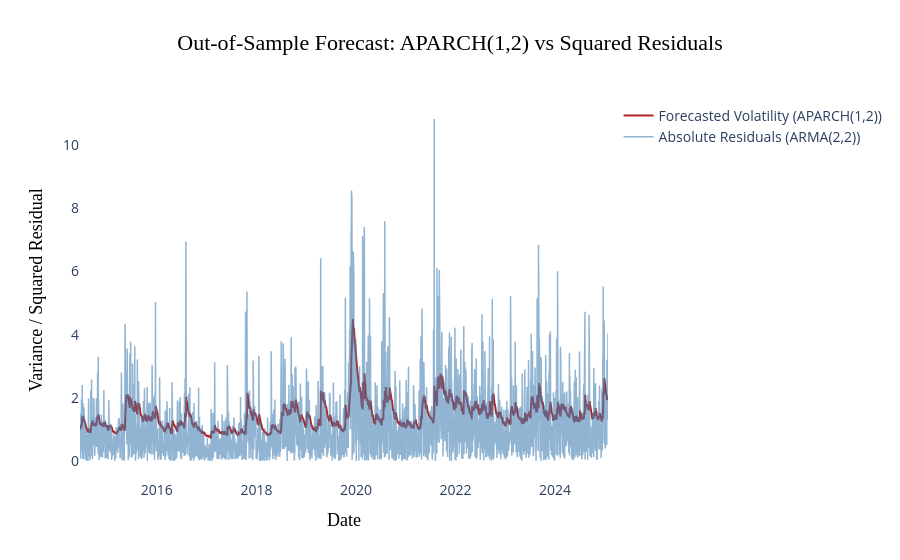

Here is the notebook cell this chart was saved with:
### Code cell
import plotly.graph_objects as go

# Time index for test set
test_dates = df['ds'].iloc[split_idx:]

# Create interactive plot
fig = go.Figure()

#plot the vol forecasts from the model trained on train set only (80%)
fig.add_trace(go.Scatter(
    x=test_dates,
    y=oos_vol_forecast_aparch, 
    mode='lines',
    name='Forecasted Volatility (APARCH(1,2))',
    line=dict(color='firebrick', width=2)
))

#plot the holdout residuals from the arma trained on 100% data
fig.add_trace(go.Scatter(
    x=test_dates,
    y=abs(resids),
    mode='lines',
    name='Absolute Residuals (ARMA(2,2))',
    line=dict(color='steelblue', width=1.5),
    opacity=0.6
))

fig.update_layout(
    title=dict(
        text='Out-of-Sample Forecast: APARCH(1,2) vs Squared Residuals',
        x=0.5,
        font=dict(size=22, family='Serif', color='black')
    ),
    plot_bgcolor='white',
    paper_bgcolor='white',
    xaxis=dict(
        title='Date',
        title_font=dict(size=18, family='Serif', color='black'),
        tickfont=dict(size=14),
        showgrid=False
    ),
    yaxis=dict(
        title='Variance / Squared Residual',
        title_font=dict(size=18, family='Serif', color='black'),
        tickfont=dict(size=14),
        showgrid=True
    ),
    legend=dict(
        font=dict(size=14)
    )
)

fig.show()

### Figure 1 — Plotly figure (JSON) as saved in the notebook; plotly's stock layout.template omitted (floating-point values rounded to 4 significant figures; data arrays with more than 128 entries replaced by an {"elided": "..."} marker saying what was removed)
{"data": [{"line": {"color": "firebrick", "width": 2}, "mode": "lines", "name": "Forecasted Volatility (APARCH(1,2))", "type": "scatter", "x": {"elided": "2740 str values"}, "y": {"elided": "2669 float values"}}, {"line": {"color": "steelblue", "width": 1.5}, "mode": "lines", "name": "Absolute Residuals (ARMA(2,2))", "opacity": 0.6, "type": "scatter", "x": {"elided": "2740 str values"}, "y": {"elided": "2669 float values"}}], "layout": {"legend": {"font": {"size": 14}}, "paper_bgcolor": "white", "plot_bgcolor": "white", "title": {"font": {"color": "black", "family": "Serif", "size": 22}, "text": "Out-of-Sample Forecast: APARCH(1,2) vs Squared Residuals", "x": 0.5}, "xaxis": {"showgrid": false, "tickfont": {"size": 14}, "title": {"font": {"color": "black", "family": "Serif", "size": 18}, "text": "Date"}}, "yaxis": {"showgrid": true, "tickfont": {"size": 14}, "title": {"font": {"color": "black", "family": "Serif", "size": 18}, "text": "Variance / Squared Residual"}}}}
